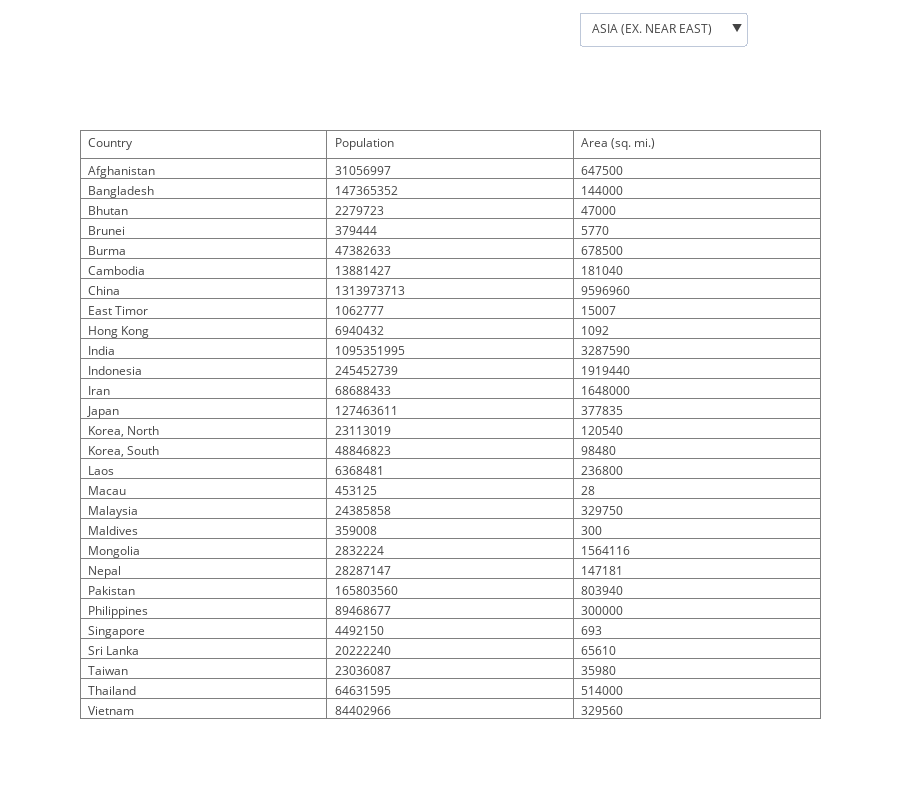

Notebook code for this chart:
### Code cell
iplot(TableFig)

### Figure 1 — Plotly figure (JSON) as saved in the notebook; plotly's stock layout.template omitted (floating-point values rounded to 4 significant figures; data arrays with more than 128 entries replaced by an {"elided": "..."} marker saying what was removed)
{"data": [{"cells": {"align": "left", "values": [["Afghanistan ", "Bangladesh ", "Bhutan ", "Brunei ", "Burma ", "Cambodia ", "China ", "East Timor ", "Hong Kong ", "India ", "Indonesia ", "Iran ", "Japan ", "Korea, North ", "Korea, South ", "Laos ", "Macau ", "Malaysia ", "Maldives ", "Mongolia ", "Nepal ", "Pakistan ", "Philippines ", "Singapore ", "Sri Lanka ", "Taiwan ", "Thailand ", "Vietnam "], [31056997, 147365352, 2279723, 379444, 47382633, 13881427, 1313973713, 1062777, 6940432, 1095351995, 245452739, 68688433, 127463611, 23113019, 48846823, 6368481, 453125, 24385858, 359008, 2832224, 28287147, 165803560, 89468677, 4492150, 20222240, 23036087, 64631595, 84402966], [647500, 144000, 47000, 5770, 678500, 181040, 9596960, 15007, 1092, 3287590, 1919440, 1648000, 377835, 120540, 98480, 236800, 28, 329750, 300, 1564116, 147181, 803940, 300000, 693, 65610, 35980, 514000, 329560]]}, "header": {"align": "left", "values": ["Country", "Population", "Area (sq. mi.)"]}, "type": "table", "uid": "ce9db1fe-bb88-4817-889b-46a60bb9cb5a", "visible": true}, {"cells": {"align": "left", "values": [["Albania ", "Bosnia & Herzegovina ", "Bulgaria ", "Croatia ", "Czech Republic ", "Hungary ", "Macedonia ", "Poland ", "Romania ", "Serbia ", "Slovakia ", "Slovenia "], [3581655, 4498976, 7385367, 4494749, 10235455, 9981334, 2050554, 38536869, 22303552, 9396411, 5439448, 2010347], [28748, 51129, 110910, 56542, 78866, 93030, 25333, 312685, 237500, 88361, 48845, 20273]]}, "header": {"align": "left", "values": ["Country", "Population", "Area (sq. mi.)"]}, "type": "table", "uid": "98e84c51-8002-4dee-bd86-688aa54a00ed", "visible": false}, {"cells": {"align": "left", "values": [["Algeria ", "Egypt ", "Libya ", "Morocco ", "Tunisia ", "Western Sahara "], [32930091, 78887007, 5900754, 33241259, 10175014, 273008], [2381740, 1001450, 1759540, 446550, 163610, 266000]]}, "header": {"align": "left", "values": ["Country", "Population", "Area (sq. mi.)"]}, "type": "table", "uid": "b7f28655-b000-40f5-86fe-cb0f3cd77f0b", "visible": false}, {"cells": {"align": "left", "values": [["American Samoa ", "Australia ", "Cook Islands ", "Fiji ", "French Polynesia ", "Guam ", "Kiribati ", "Marshall Islands ", "Micronesia, Fed. St. ", "Nauru ", "New Caledonia ", "New Zealand ", "N. Mariana Islands ", "Palau ", "Papua New Guinea ", "Samoa ", "Solomon Islands ", "Tonga ", "Tuvalu ", "Vanuatu ", "Wallis and Futuna "], [57794, 20264082, 21388, 905949, 274578, 171019, 105432, 60422, 108004, 13287, 219246, 4076140, 82459, 20579, 5670544, 176908, 552438, 114689, 11810, 208869, 16025], [199, 7686850, 240, 18270, 4167, 541, 811, 11854, 702, 21, 19060, 268680, 477, 458, 462840, 2944, 28450, 748, 26, 12200, 274]]}, "header": {"align": "left", "values": ["Country", "Population", "Area (sq. mi.)"]}, "type": "table", "uid": "eab105c5-b0f7-4632-b609-0ac8ce5cd5e9", "visible": false}, {"cells": {"align": "left", "values": [["Andorra ", "Austria ", "Belgium ", "Denmark ", "Faroe Islands ", "Finland ", "France ", "Germany ", "Gibraltar ", "Greece ", "Guernsey ", "Iceland ", "Ireland ", "Isle of Man ", "Italy ", "Jersey ", "Liechtenstein ", "Luxembourg ", "Malta ", "Monaco ", "Netherlands ", "Norway ", "Portugal ", "San Marino ", "Spain ", "Sweden ", "Switzerland ", "United Kingdom "], [71201, 8192880, 10379067, 5450661, 47246, 5231372, 60876136, 82422299, 27928, 10688058, 65409, 299388, 4062235, 75441, 58133509, 91084, 33987, 474413, 400214, 32543, 16491461, 4610820, 10605870, 29251, 40397842, 9016596, 7523934, 60609153], [468, 83870, 30528, 43094, 1399, 338145, 547030, 357021, 7, 131940, 78, 103000, 70280, 572, 301230, 116, 160, 2586, 316, 2, 41526, 323802, 92391, 61, 504782, 449964, 41290, 244820]]}, "header": {"align": "left", "values": ["Country", "Population", "Area (sq. mi.)"]}, "type": "table", "uid": "6db145db-7b7e-411d-84e0-bc4a2531423e", "visible": false}, {"cells": {"align": "left", "values": {"elided": "3x51 mixed values"}}, "header": {"align": "left", "values": ["Country", "Population", "Area (sq. mi.)"]}, "type": "table", "uid": "5870ba24-624c-440f-9439-2924188a3f1f", "visible": false}, {"cells": {"align": "left", "values": {"elided": "3x45 mixed values"}}, "header": {"align": "left", "values": ["Country", "Population", "Area (sq. mi.)"]}, "type": "table", "uid": "6a8a2ea4-65f7-4b47-8bbe-786c575bade6", "visible": false}, {"cells": {"align": "left", "values": [["Armenia ", "Azerbaijan ", "Belarus ", "Georgia ", "Kazakhstan ", "Kyrgyzstan ", "Moldova ", "Russia ", "Tajikistan ", "Turkmenistan ", "Ukraine ", "Uzbekistan "], [2976372, 7961619, 10293011, 4661473, 15233244, 5213898, 4466706, 142893540, 7320815, 5042920, 46710816, 27307134], [29800, 86600, 207600, 69700, 2717300, 198500, 33843, 17075200, 143100, 488100, 603700, 447400]]}, "header": {"align": "left", "values": ["Country", "Population", "Area (sq. mi.)"]}, "type": "table", "uid": "2cf2d044-804e-41fc-b262-75b99ef9fede", "visible": false}, {"cells": {"align": "left", "values": [["Bahrain ", "Cyprus ", "Gaza Strip ", "Iraq ", "Israel ", "Jordan ", "Kuwait ", "Lebanon ", "Oman ", "Qatar ", "Saudi Arabia ", "Syria ", "Turkey ", "United Arab Emirates ", "West Bank ", "Yemen "], [698585, 784301, 1428757, 26783383, 6352117, 5906760, 2418393, 3874050, 3102229, 885359, 27019731, 18881361, 70413958, 2602713, 2460492, 21456188], [665, 9250, 360, 437072, 20770, 92300, 17820, 10400, 212460, 11437, 1960582, 185180, 780580, 82880, 5860, 527970]]}, "header": {"align": "left", "values": ["Country", "Population", "Area (sq. mi.)"]}, "type": "table", "uid": "f6c30ab3-9a4e-4661-8afc-2ba79a3b454d", "visible": false}, {"cells": {"align": "left", "values": [["Bermuda ", "Canada ", "Greenland ", "St Pierre & Miquelon ", "United States "], [65773, 33098932, 56361, 7026, 298444215], [53, 9984670, 2166086, 242, 9631420]]}, "header": {"align": "left", "values": ["Country", "Population", "Area (sq. mi.)"]}, "type": "table", "uid": "5f5590b8-3758-43a2-a3dd-fc3c1ece0b5a", "visible": false}, {"cells": {"align": "left", "values": [["Estonia ", "Latvia ", "Lithuania "], [1324333, 2274735, 3585906], [45226, 64589, 65200]]}, "header": {"align": "left", "values": ["Country", "Population", "Area (sq. mi.)"]}, "type": "table", "uid": "911de703-626a-485c-b163-443dd6aa9f20", "visible": false}], "layout": {"height": 800, "updatemenus": [{"active": 0, "buttons": [{"args": [{"visible": [true, false, false, false, false, false, false, false, false, false, false]}], "label": "ASIA (EX. NEAR EAST)", "method": "update"}, {"args": [{"visible": [false, true, false, false, false, false, false, false, false, false, false]}], "label": "EASTERN EUROPE", "method": "update"}, {"args": [{"visible": [false, false, true, false, false, false, false, false, false, false, false]}], "label": "NORTHERN AFRICA", "method": "update"}, {"args": [{"visible": [false, false, false, true, false, false, false, false, false, false, false]}], "label": "OCEANIA", "method": "update"}, {"args": [{"visible": [false, false, false, false, true, false, false, false, false, false, false]}], "label": "WESTERN EUROPE", "method": "update"}, {"args": [{"visible": [false, false, false, false, false, true, false, false, false, false, false]}], "label": "SUB-SAHARAN AFRICA", "method": "update"}, {"args": [{"visible": [false, false, false, false, false, false, true, false, false, false, false]}], "label": "LATIN AMER. & CARIB", "method": "update"}, {"args": [{"visible": [false, false, false, false, false, false, false, true, false, false, false]}], "label": "C.W. OF IND. STATES", "method": "update"}, {"args": [{"visible": [false, false, false, false, false, false, false, false, true, false, false]}], "label": "NEAR EAST", "method": "update"}, {"args": [{"visible": [false, false, false, false, false, false, false, false, false, true, false]}], "label": "NORTHERN AMERICA", "method": "update"}, {"args": [{"visible": [false, false, false, false, false, false, false, false, false, false, true]}], "label": "BALTICS", "method": "update"}], "x": 0.9, "y": 1.2}]}}
